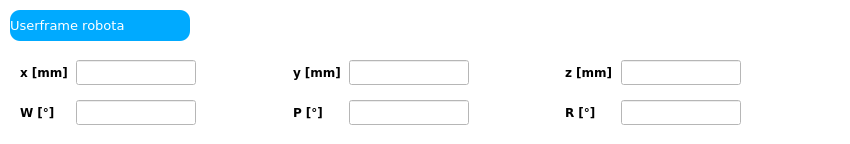
          <widget class="QWidget" name="uf_layout" native="true">
           <property name="minimumSize">
            <size>
             <width>850</width>
             <height>100</height>
            </size>
           </property>
           <property name="maximumSize">
            <size>
             <width>900</width>
             <height>150</height>
            </size>
           </property>
           <property name="styleSheet">
            <string notr="true">background-color: rgb(255, 255, 255);</string>
           </property>
           <widget class="QWidget" name="horizontalLayoutWidget_12">
            <property name="geometry">
             <rect>
              <x>10</x>
              <y>50</y>
              <width>741</width>
              <height>45</height>
             </rect>
            </property>
            <layout class="QHBoxLayout" name="horizontalLayout_15">
             <property name="leftMargin">
              <number>10</number>
             </property>
             <property name="topMargin">
              <number>10</number>
             </property>
             <property name="rightMargin">
              <number>10</number>
             </property>
             <property name="bottomMargin">
              <number>10</number>
             </property>
             <item>
              <widget class="QLabel" name="label_30">
               <property name="minimumSize">
                <size>
                 <width>50</width>
                 <height>25</height>
                </size>
               </property>
               <property name="maximumSize">
                <size>
                 <width>80</width>
                 <height>35</height>
                </size>
               </property>
               <property name="font">
                <font>
                 <family>Verdana</family>
                 <bold>true</bold>
                </font>
               </property>
               <property name="styleSheet">
                <string notr="true"/>
               </property>
               <property name="text">
                <string>x [mm]</string>
               </property>
              </widget>
             </item>
             <item>
              <widget class="QLineEdit" name="uf_x_text">
               <property name="minimumSize">
                <size>
                 <width>120</width>
                 <height>25</height>
                </size>
               </property>
               <property name="maximumSize">
                <size>
                 <width>150</width>
                 <height>35</height>
                </size>
               </property>
              </widget>
             </item>
             <item>
              <spacer name="horizontalSpacer_10">
               <property name="orientation">
                <enum>Qt::Orientation::Horizontal</enum>
               </property>
               <property name="sizeHint" stdset="0">
                <size>
                 <width>40</width>
                 <height>20</height>
                </size>
               </property>
              </spacer>
             </item>
             <item>
              <widget class="QLabel" name="label_31">
               <property name="minimumSize">
                <size>
                 <width>50</width>
                 <height>25</height>
                </size>
               </property>
               <property name="maximumSize">
                <size>
                 <width>80</width>
                 <height>35</height>
                </size>
               </property>
               <property name="font">
                <font>
                 <family>Verdana</family>
                 <bold>true</bold>
                </font>
               </property>
               <property name="styleSheet">
                <string notr="true"/>
               </property>
               <property name="text">
                <string>y [mm]</string>
               </property>
              </widget>
             </item>
             <item>
              <widget class="QLineEdit" name="uf_y_text">
               <property name="minimumSize">
                <size>
                 <width>120</width>
                 <height>25</height>
                </size>
               </property>
               <property name="maximumSize">
                <size>
                 <width>150</width>
                 <height>35</height>
                </size>
               </property>
              </widget>
             </item>
             <item>
              <spacer name="horizontalSpacer_11">
               <property name="orientation">
                <enum>Qt::Orientation::Horizontal</enum>
               </property>
               <property name="sizeHint" stdset="0">
                <size>
                 <width>40</width>
                 <height>20</height>
                </size>
               </property>
              </spacer>
             </item>
             <item>
              <widget class="QLabel" name="label_32">
               <property name="minimumSize">
                <size>
                 <width>50</width>
                 <height>25</height>
                </size>
               </property>
               <property name="maximumSize">
                <size>
                 <width>80</width>
                 <height>35</height>
                </size>
               </property>
               <property name="font">
                <font>
                 <family>Verdana</family>
                 <bold>true</bold>
                </font>
               </property>
               <property name="styleSheet">
                <string notr="true"/>
               </property>
               <property name="text">
                <string>z [mm]</string>
               </property>
              </widget>
             </item>
             <item>
              <widget class="QLineEdit" name="uf_z_text">
               <property name="minimumSize">
                <size>
                 <width>120</width>
                 <height>25</height>
                </size>
               </property>
               <property name="maximumSize">
                <size>
                 <width>150</width>
                 <height>35</height>
                </size>
               </property>
              </widget>
             </item>
            </layout>
           </widget>
           <widget class="QLabel" name="label_33">
            <property name="geometry">
             <rect>
              <x>10</x>
              <y>10</y>
              <width>180</width>
              <height>31</height>
             </rect>
            </property>
            <property name="minimumSize">
             <size>
              <width>150</width>
              <height>25</height>
             </size>
            </property>
            <property name="maximumSize">
             <size>
              <width>180</width>
              <height>35</height>
             </size>
            </property>
            <property name="font">
             <font>
              <family>Verdana</family>
              <pointsize>10</pointsize>
             </font>
            </property>
            <property name="styleSheet">
             <string notr="true">background-color: rgb(0, 170, 255);
color: rgb(255, 255, 255);
border-radius: 10px;</string>
            </property>
            <property name="text">
             <string>Userframe robota</string>
            </property>
           </widget>
           <widget class="QWidget" name="horizontalLayoutWidget_13">
            <property name="geometry">
             <rect>
              <x>10</x>
              <y>90</y>
              <width>741</width>
              <height>45</height>
             </rect>
            </property>
            <layout class="QHBoxLayout" name="horizontalLayout_16">
             <property name="leftMargin">
              <number>10</number>
             </property>
             <property name="topMargin">
              <number>10</number>
             </property>
             <property name="rightMargin">
              <number>10</number>
             </property>
             <property name="bottomMargin">
              <number>10</number>
             </property>
             <item>
              <widget class="QLabel" name="label_34">
               <property name="minimumSize">
                <size>
                 <width>50</width>
                 <height>25</height>
                </size>
               </property>
               <property name="maximumSize">
                <size>
                 <width>80</width>
                 <height>35</height>
                </size>
               </property>
               <property name="font">
                <font>
                 <family>Verdana</family>
                 <bold>true</bold>
                </font>
               </property>
               <property name="styleSheet">
                <string notr="true"/>
               </property>
               <property name="text">
                <string>W [°]</string>
               </property>
              </widget>
             </item>
             <item>
              <widget class="QLineEdit" name="uf_yaw_text">
               <property name="minimumSize">
                <size>
                 <width>120</width>
                 <height>25</height>
                </size>
               </property>
               <property name="maximumSize">
                <size>
                 <width>150</width>
                 <height>35</height>
                </size>
               </property>
              </widget>
             </item>
             <item>
              <spacer name="horizontalSpacer_12">
               <property name="orientation">
                <enum>Qt::Orientation::Horizontal</enum>
               </property>
               <property name="sizeHint" stdset="0">
                <size>
                 <width>40</width>
                 <height>20</height>
                </size>
               </property>
              </spacer>
             </item>
             <item>
              <widget class="QLabel" name="label_35">
               <property name="minimumSize">
                <size>
                 <width>50</width>
                 <height>25</height>
                </size>
               </property>
               <property name="maximumSize">
                <size>
                 <width>80</width>
                 <height>35</height>
                </size>
               </property>
               <property name="font">
                <font>
                 <family>Verdana</family>
                 <bold>true</bold>
                </font>
               </property>
               <property name="styleSheet">
                <string notr="true"/>
               </property>
               <property name="text">
                <string>P [°]</string>
               </property>
              </widget>
             </item>
             <item>
              <widget class="QLineEdit" name="uf_pitch_text">
               <property name="minimumSize">
                <size>
                 <width>120</width>
                 <height>25</height>
                </size>
               </property>
               <property name="maximumSize">
                <size>
                 <width>150</width>
                 <height>35</height>
                </size>
               </property>
              </widget>
             </item>
             <item>
              <spacer name="horizontalSpacer_13">
               <property name="orientation">
                <enum>Qt::Orientation::Horizontal</enum>
               </property>
               <property name="sizeHint" stdset="0">
                <size>
                 <width>40</width>
                 <height>20</height>
                </size>
               </property>
              </spacer>
             </item>
             <item>
              <widget class="QLabel" name="label_36">
               <property name="minimumSize">
                <size>
                 <width>50</width>
                 <height>25</height>
                </size>
               </property>
               <property name="maximumSize">
                <size>
                 <width>80</width>
                 <height>35</height>
                </size>
               </property>
               <property name="font">
                <font>
                 <family>Verdana</family>
                 <bold>true</bold>
                </font>
               </property>
               <property name="styleSheet">
                <string notr="true"/>
               </property>
               <property name="text">
                <string>R [°]</string>
               </property>
              </widget>
             </item>
             <item>
              <widget class="QLineEdit" name="uf_roll_text">
               <property name="minimumSize">
                <size>
                 <width>120</width>
                 <height>25</height>
                </size>
               </property>
               <property name="maximumSize">
                <size>
                 <width>150</width>
                 <height>35</height>
                </size>
               </property>
              </widget>
             </item>
            </layout>
           </widget>
          </widget>
